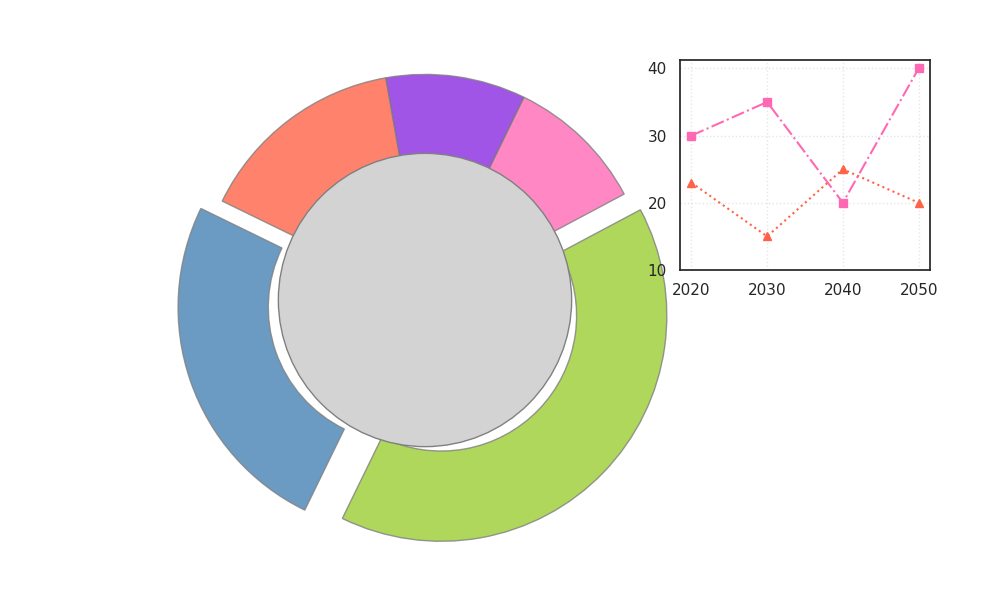

Source code (Python):
import matplotlib.pyplot as plt
import numpy as np

percentages = [15, 25, 40, 10, 10]
new_colors = ['#FF6347', '#4682B4', '#9ACD32', '#FF69B4', '#8A2BE2']
explode = (0, 0.1, 0.1, 0, 0)

fig, ax = plt.subplots(figsize=(10, 6), subplot_kw=dict(aspect="equal"))

wedges, *_ = ax.pie(
    percentages, 
    colors=new_colors, 
    startangle=100,
    pctdistance=0.75,
    explode=explode,
    wedgeprops=dict(width=0.4, edgecolor='grey', linewidth=1, alpha=0.8),
    shadow=False
)

centre_circle = plt.Circle((0, 0), 0.65, fc='lightgrey', edgecolor='grey', linewidth=1)
ax.add_artist(centre_circle)

ax_inset = fig.add_axes([0.68, 0.55, 0.25, 0.35])
years = [2020, 2030, 2040, 2050]
solar_trend = [30, 35, 20, 40]
nuclear_trend = [23, 15, 25, 20]
ax_inset.plot(years, solar_trend, color='#FF69B4', marker='s', linestyle='-.')
ax_inset.plot(years, nuclear_trend, color='#FF6347', marker='^', linestyle=':')
ax_inset.set_xticks(years)
ax_inset.set_yticks([10, 20, 30, 40])
ax_inset.grid(True, linestyle=':', alpha=0.5)

plt.tight_layout(rect=[0, 0, 0.85, 1])

plt.show()
